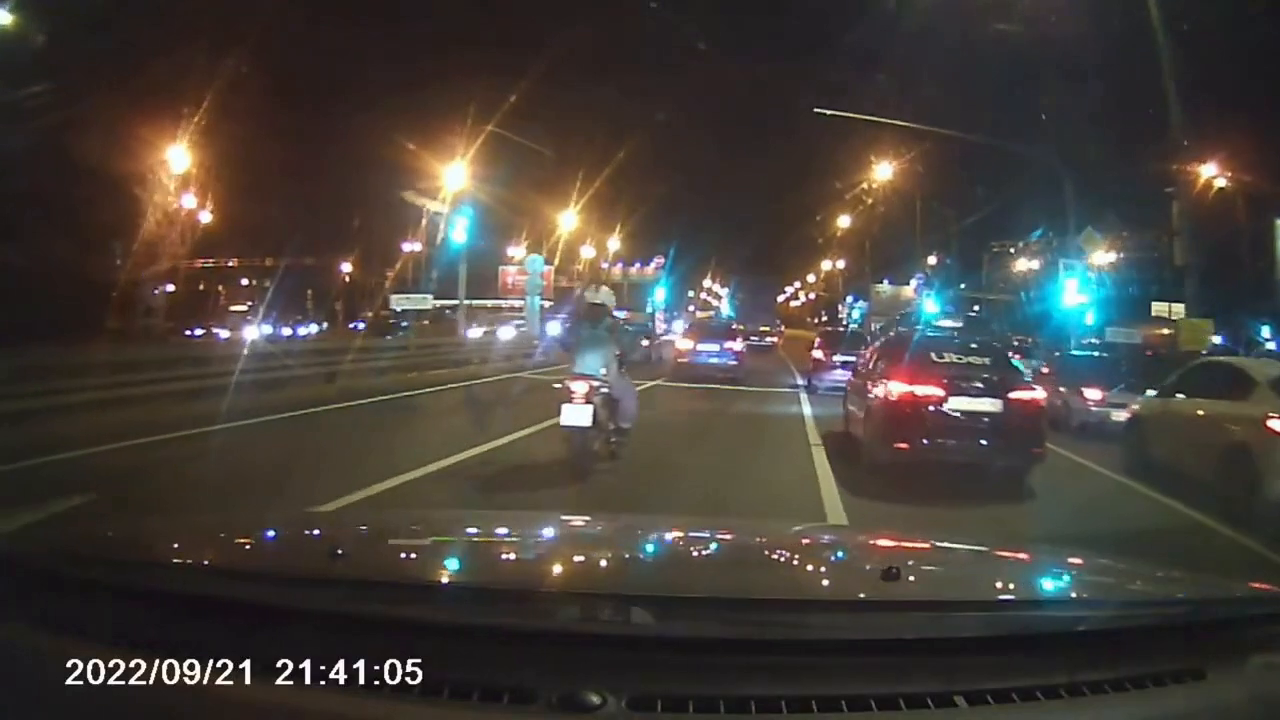
#> input picture frame 10 of lab5/stop_line_1.mp4, 1280 x 720 px
$ python kod3.py   (older library calls are emulated)
#> lines starting #> are read from the running program, lines starting #| are printed output that depends on the picture; after the words box and inside, x2 and y2 are one past the last pixel; in counts of white or black regions, pixels touching at a corner belong together
import cv2
import numpy


def nothing(x):
    pass


pathVideo1 = "./lab5/stop_line_1.mp4"
pathVideo2 = "./lab5/stop_line_2.mp4"

cap = cv2.VideoCapture(pathVideo1)

winName = "test_window"
cv2.namedWindow(winName, cv2.WINDOW_GUI_NORMAL)

# cv2.createTrackbar("threshold1", winName, 0, 100, nothing)
# cv2.createTrackbar("threshold2", winName, 0, 200, nothing)
# cv2.createTrackbar("size", winName, 0, 100, nothing)

cv2.createTrackbar("size", winName, 0, 10, nothing)
cv2.createTrackbar("iterations", winName, 0, 10, nothing)
# cv2.createTrackbar("type", winName, 0, 4, nothing)
i = 1
my_type = ["OPEN", "CLOSE"]
morph_type = [cv2.MORPH_OPEN, cv2.MORPH_CLOSE,
              cv2.MORPH_GRADIENT, cv2.MORPH_TOPHAT, cv2.MORPH_BLACKHAT]
p = 1
while 1:
    if p == 1:
        ret, frame = cap.read()
#> frame is the input picture: shape (720, 1280, 3); mean B, G, R 57.8, 63.2, 68.9

    threshold1 = 120 #cv2.getTrackbarPos("threshold1", winName)
    threshold2 = 250 #cv2.getTrackbarPos("threshold2", winName)
    size = 4 #cv2.getTrackbarPos("size", winName)
    # if frame is read correctly ret is True
    size_1 = 2 #cv2.getTrackbarPos("size", winName)+1
    iter_1 = 7 #cv2.getTrackbarPos("iterations", winName)+1

    size = 3 #cv2.getTrackbarPos("size", winName)+1
    iter = 0 #cv2.getTrackbarPos("iterations", winName)+1
    t = 0 #cv2.getTrackbarPos("type", winName)

    img_new = cv2.cvtColor(frame, cv2.COLOR_BGR2GRAY)
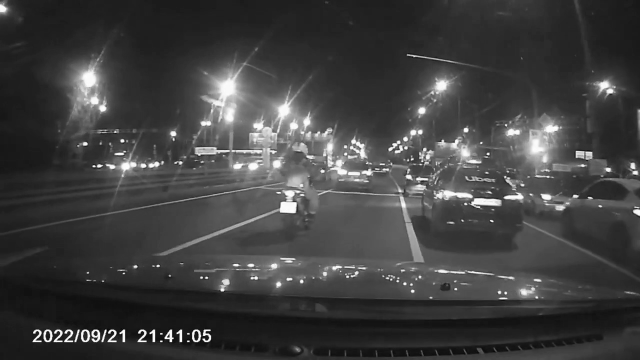
#> img_new: shape (720, 1280) (shown at 1/2 size); min 0, max 255, mean 64.3
    img_new = cv2.medianBlur(img_new, size*2+1)
    threshold_new, img_new = cv2.threshold(img_new, 120, 255, cv2.THRESH_BINARY)
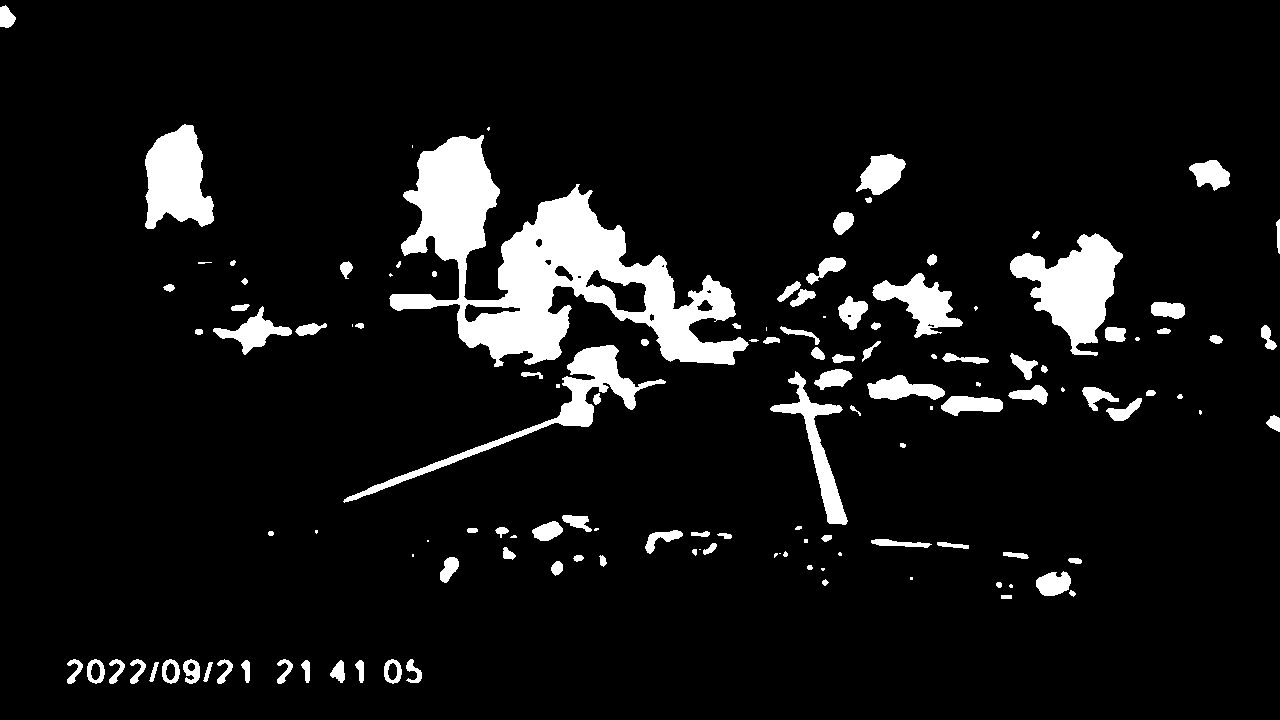
#> img_new: shape (720, 1280); 7.8% white; 131 white regions (26 under 20 px), largest, box (x1, y1, x2, y2) and area: (389, 135, 749, 367) 30536, (1010, 233, 1123, 356) 6781, (145, 124, 214, 229) 5013


    img_new = cv2.dilate(
                    img_new,
                    kernel=numpy.ones((size_1, size_1), dtype=int),
                    # kernel = ker,
                    anchor=(-1, -1),
                    iterations=iter_1,
                    borderType=cv2.BORDER_CONSTANT, borderValue=(255, 255, 255))
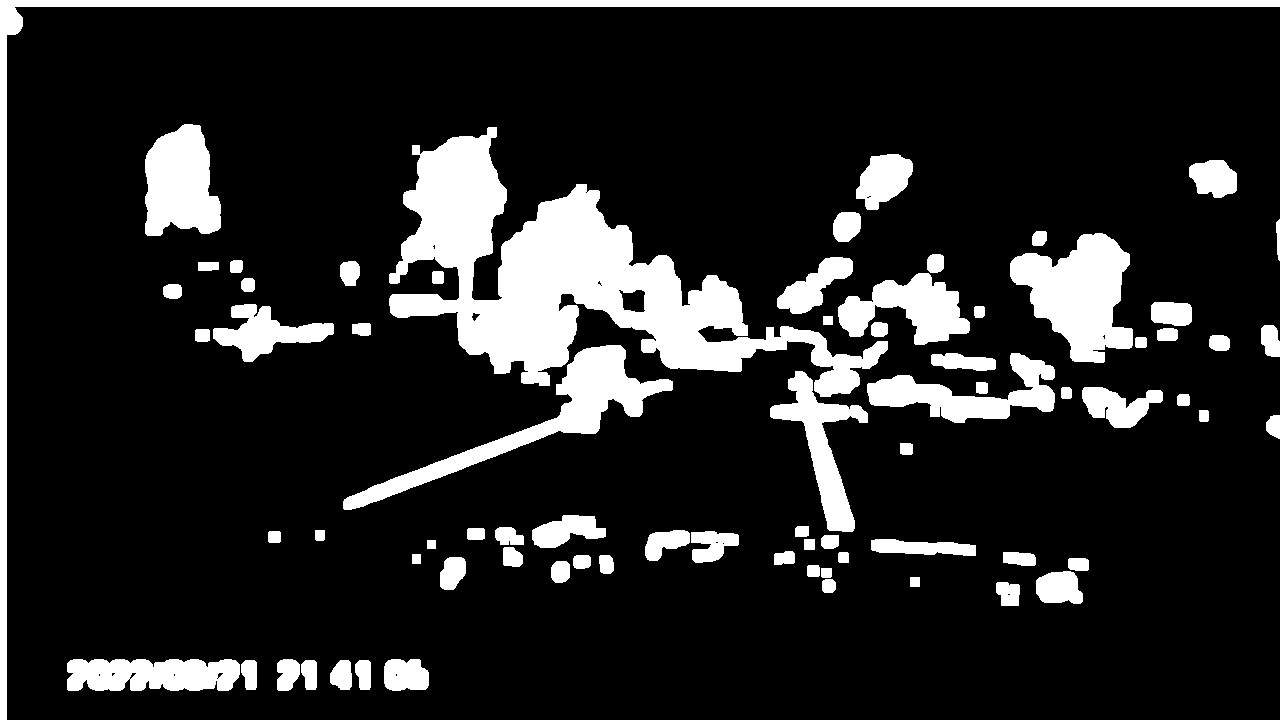
#> img_new: shape (720, 1280); 14.9% white; 75 white regions, largest, box (x1, y1, x2, y2) and area: (389, 127, 888, 397) 44631, (0, 0, 1280, 720) 14325, (1010, 233, 1133, 363) 9507

    img_new = cv2.morphologyEx(img_new, morph_type[t], kernel=numpy.ones((size, size), dtype=int),
                                 anchor=(-1, -1),
                                 iterations=iter,
                                 borderType=cv2.BORDER_CONSTANT, borderValue=(255, 255, 255),
                                 )

    img_new = cv2.Canny(img_new, threshold1, threshold2)
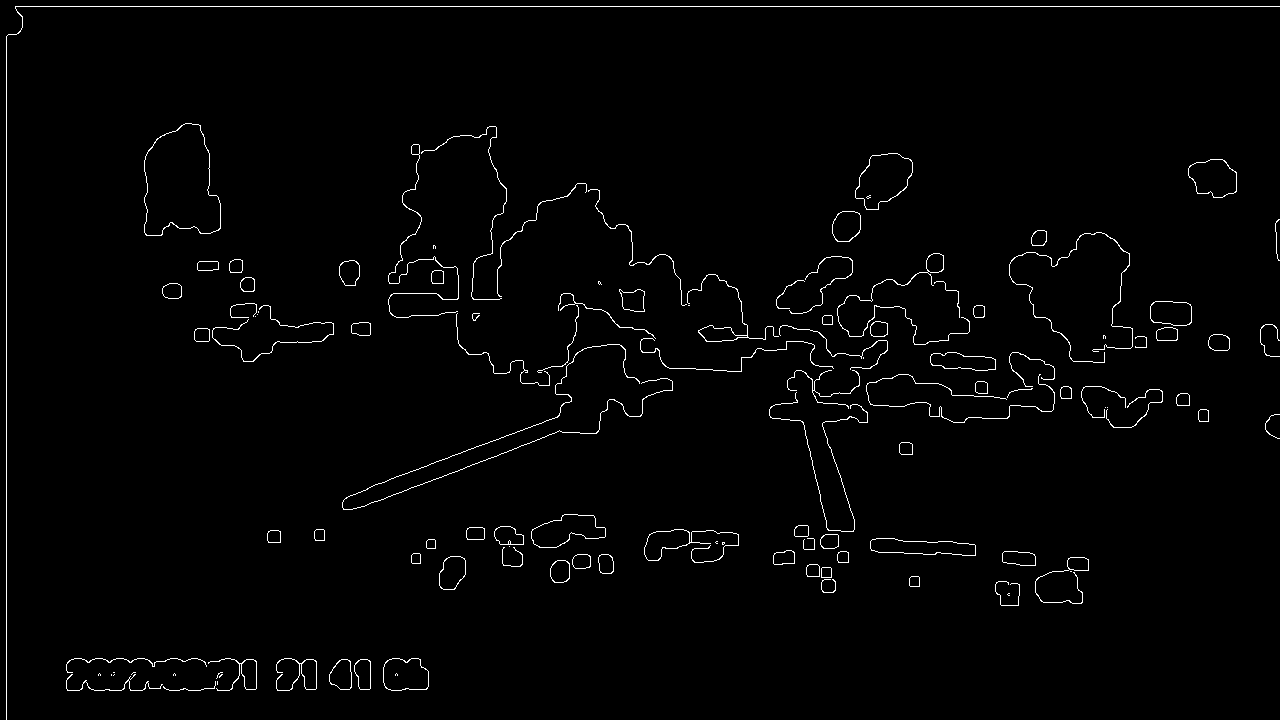
#> img_new: shape (720, 1280); 1.5% white in thin lines or dots
    # img_new = cv2.Laplacian(img_new, cv2.CV_8U, ksize=5, scale=1,delta=0, borderType=cv2.BORDER_DEFAULT)
    # img_new = cv2.Sobel(img_new,  ddepth=0,dx=0, dy=1,ksize=3,scale=1, delta=0, borderType=cv2.BORDER_DEFAULT )


    cv2.imshow(winName, img_new)
    key = cv2.waitKey(100)
#> (key Esc is pressed here)
    if key == 32: p=1-p
    if key == 27:
        break
    if not ret:
        print("Can't receive frame (stream end?). Exiting ...")
        break

cap.release()
cv2.destroyAllWindows()

$ run again, starting later in the video
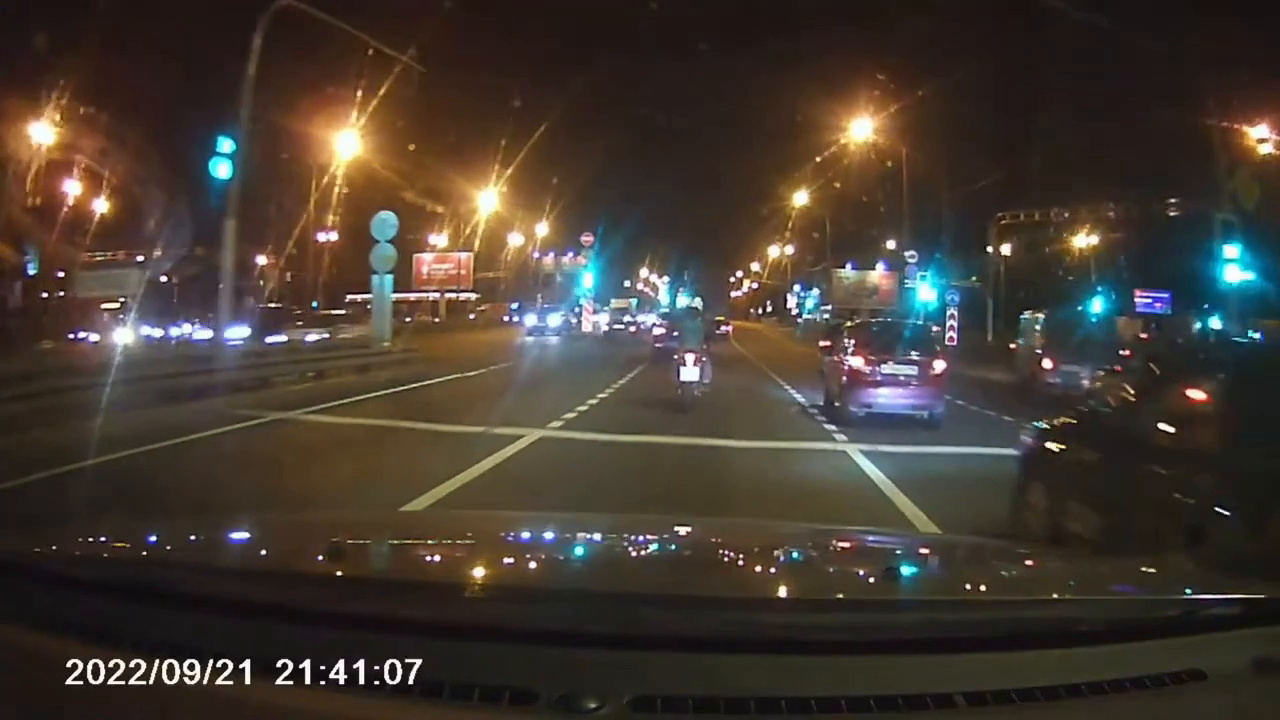
#> input picture frame 45 of lab5/stop_line_1.mp4, 1280 x 720 px
#> frame is the input picture: shape (720, 1280, 3); mean B, G, R 50, 58.3, 67.4
#> `threshold_new, img_new = cv2.threshold(img_new, 120, 255, cv2.THRESH_B..`:
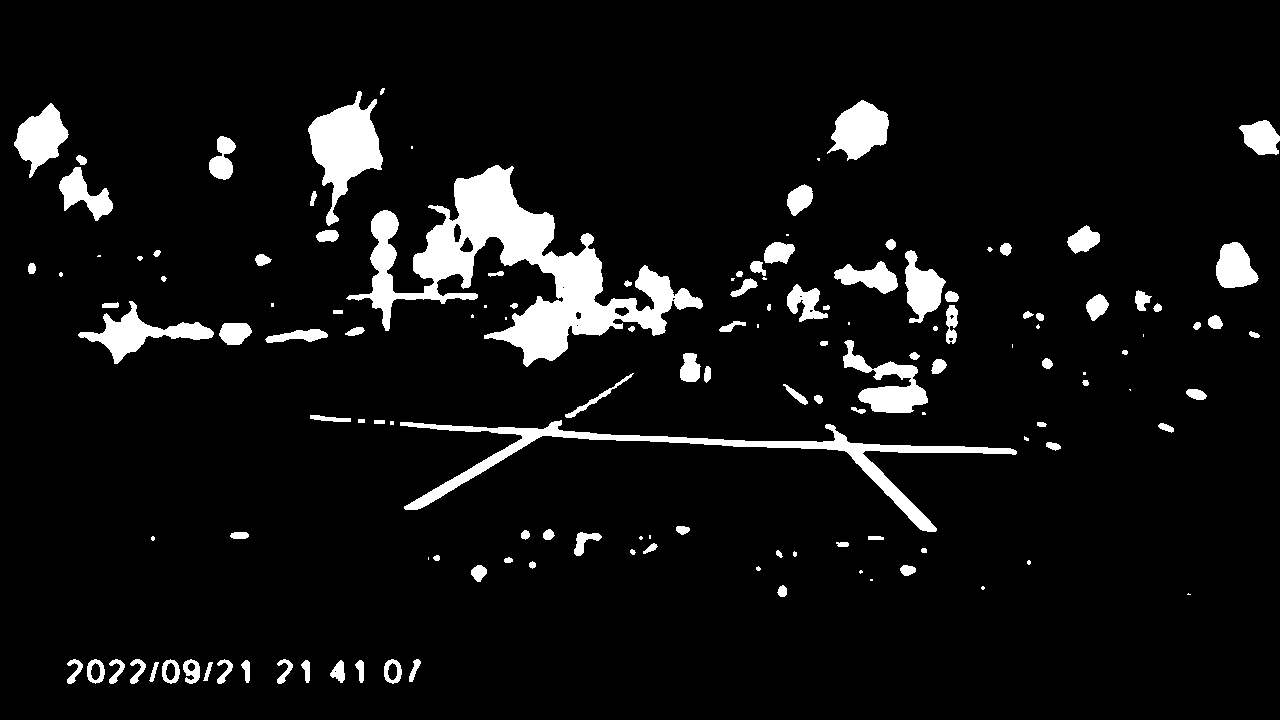
#> img_new: shape (720, 1280); 6.9% white; 139 white regions (33 under 20 px), largest, box (x1, y1, x2, y2) and area: (346, 165, 703, 367) 21120, (400, 420, 1017, 532) 7048, (308, 91, 383, 226) 4720
#> `img_new = cv2.Canny(img_new, threshold1, threshold2)`:
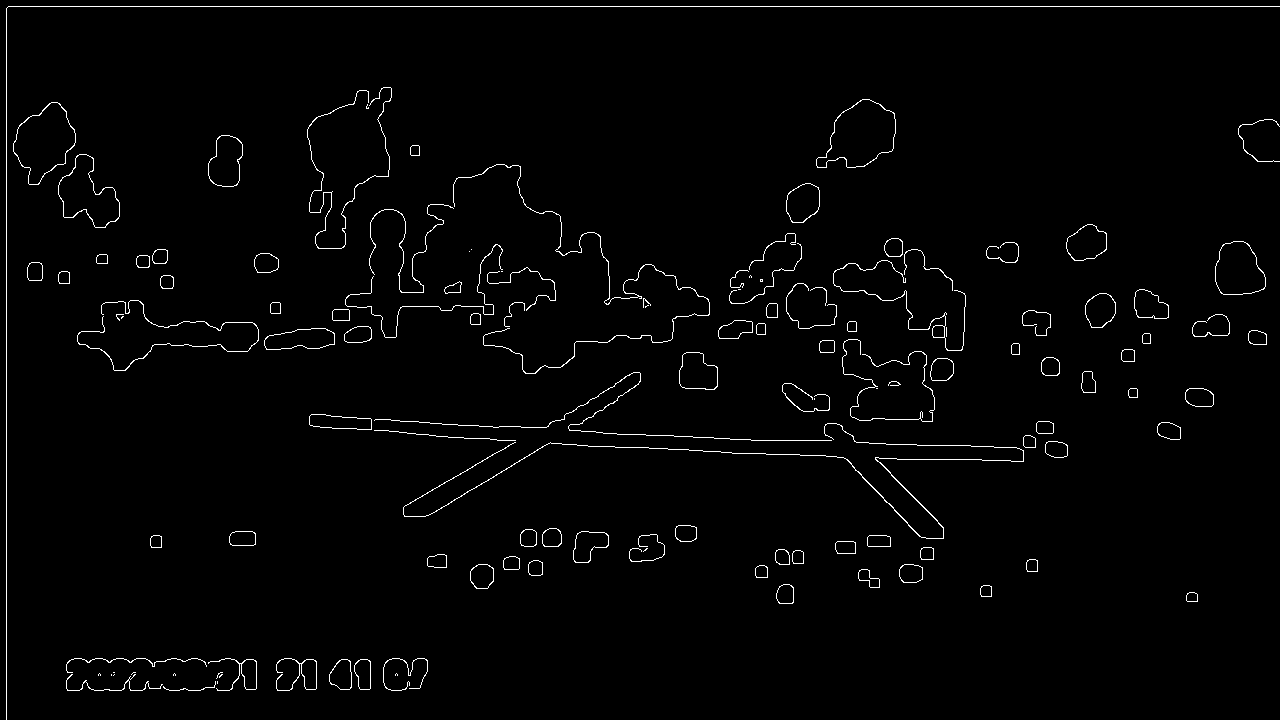
#> img_new: shape (720, 1280); 1.7% white in thin lines or dots

$ run again, starting later in the video
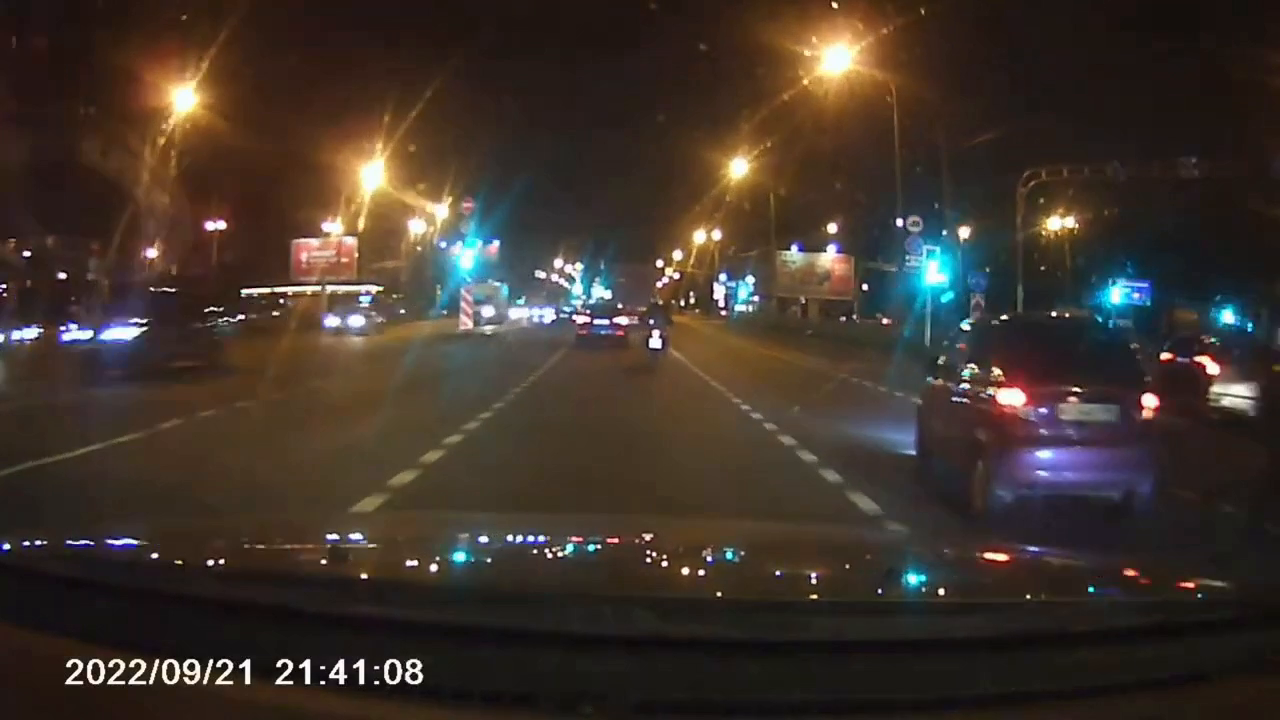
#> input picture frame 80 of lab5/stop_line_1.mp4, 1280 x 720 px
#> frame is the input picture: shape (720, 1280, 3); mean B, G, R 43.6, 51.7, 62.8
#> `threshold_new, img_new = cv2.threshold(img_new, 120, 255, cv2.THRESH_B..`:
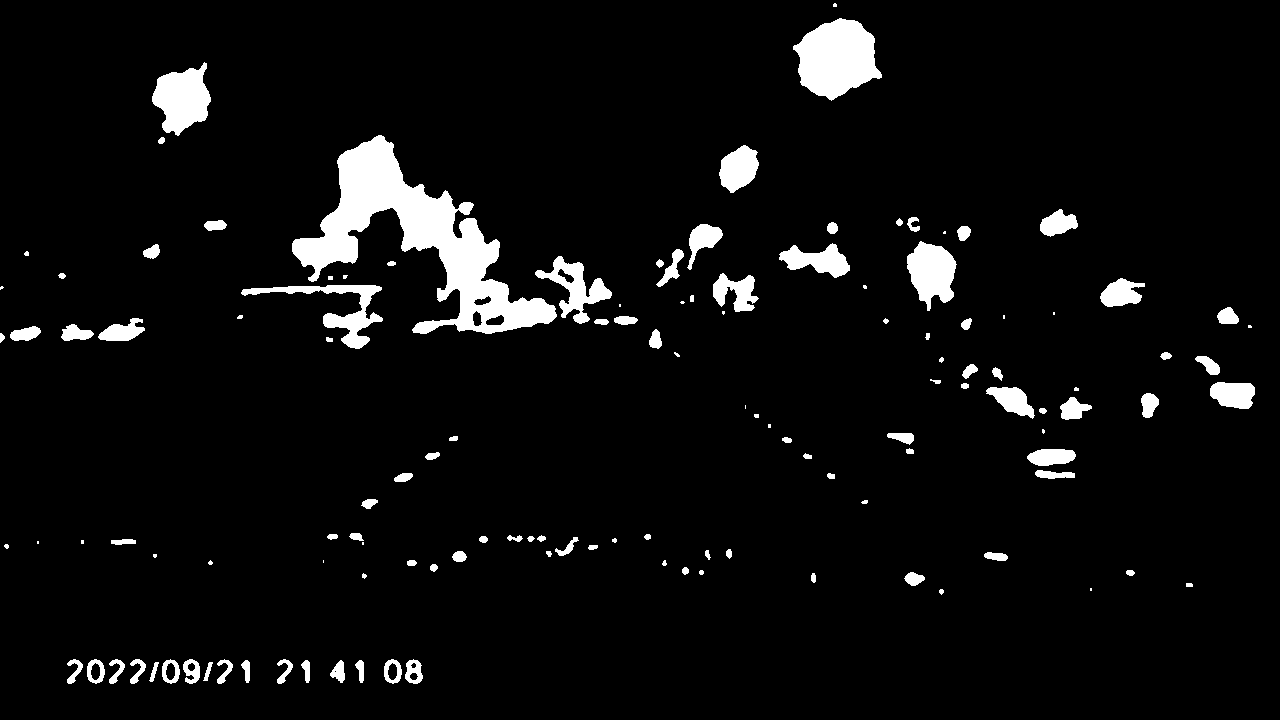
#> img_new: shape (720, 1280); 5.4% white; 131 white regions (26 under 20 px), largest, box (x1, y1, x2, y2) and area: (292, 135, 557, 334) 16439, (793, 18, 882, 101) 4941, (152, 62, 211, 136) 2761
#> `img_new = cv2.Canny(img_new, threshold1, threshold2)`:
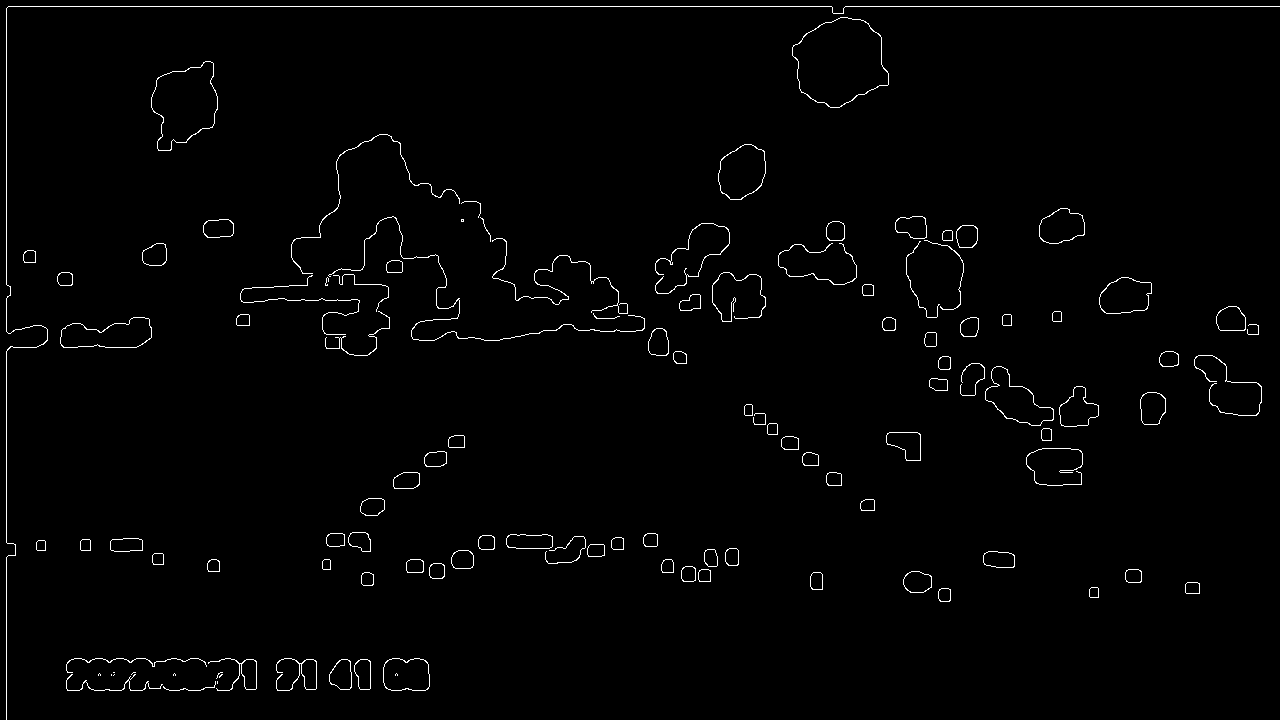
#> img_new: shape (720, 1280); 1.3% white in thin lines or dots
